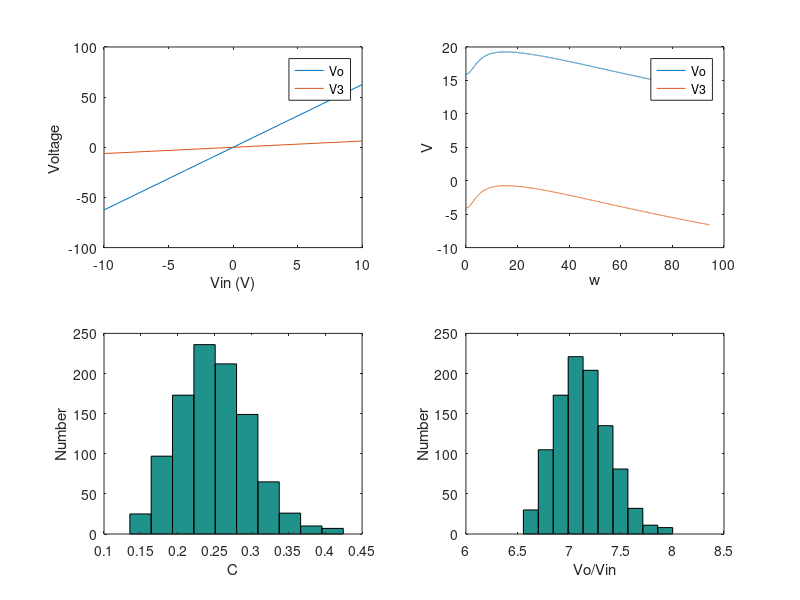

Reproduce this figure in MATLAB.
clear
Vin = linspace(-10, 10,20); 
G = [1 0 0 0 0 0 0; 
    0 -1 1 0 0 0 0;
    1 -1.5 0 -1 0 0 0;
    0 0 -0.1 1 0 0 0;
    0 0 0 0 10 1 -10;
    0 0 -10 0 1 0 0;
    0 0 0 0 0 1 1/1000];
C = [0 0 0 0 0 0 0;
    0 0 0 0.2 0 0 0;
    0.25 -0.25 0 0 0 0 0;
    0 0 0 0 0 0 0;
    0 0 0 0 0 0 0;
    0 0 0 0 0 0 0;
    0 0 0 0 0 0 0];

for l = 1:20
F = [Vin(l); 0; 0; 0; 0; 0; 0];
V = G\F
Vo(l)=V(5);
V3(l)=V(3);
end
subplot(2,2,1)
plot (Vin, Vo,Vin,V3)
legend('Vo', 'V3');
xlabel('Vin (V)')
ylabel('Voltage ') 


f =linspace (0,15,10000)*2*pi;
F = [1; 0; 0; 0; 0; 0; 0];
for l = 1:size(f, 2)
   V =  (G+j*f(l)*C)\F;
   Vabso(l)=20*log10(abs(V(5)));
   Vabs3(l)=20*log10(abs(V(3)));
end 
subplot(2,2,2)
plot (f, Vabso,f,Vabs3)
legend('Vo', 'V3')
xlim([0 100])
xlabel('w')
ylabel('V')

c = normrnd(0.25,0.05,[1,1000]);
subplot(2,2,3)
hist(c)
xlabel('C')
ylabel('Number')

for l = 1:size(c, 2)
   C = [0 0 0 0 0 0 0;
    0 0 0 0.2 0 0 0;
    c(l) -(c(l)) 0 0 0 0 0;
    0 0 0 0 0 0 0;
    0 0 0 0 0 0 0;
    0 0 0 0 0 0 0;
    0 0 0 0 0 0 0];
    V =  (G+j*pi*C)\F;
    Vo (l)=abs(V(7)); 
end
subplot(2,2,4)
hist(Vo)
xlabel ('Vo/Vin')
ylabel('Number')